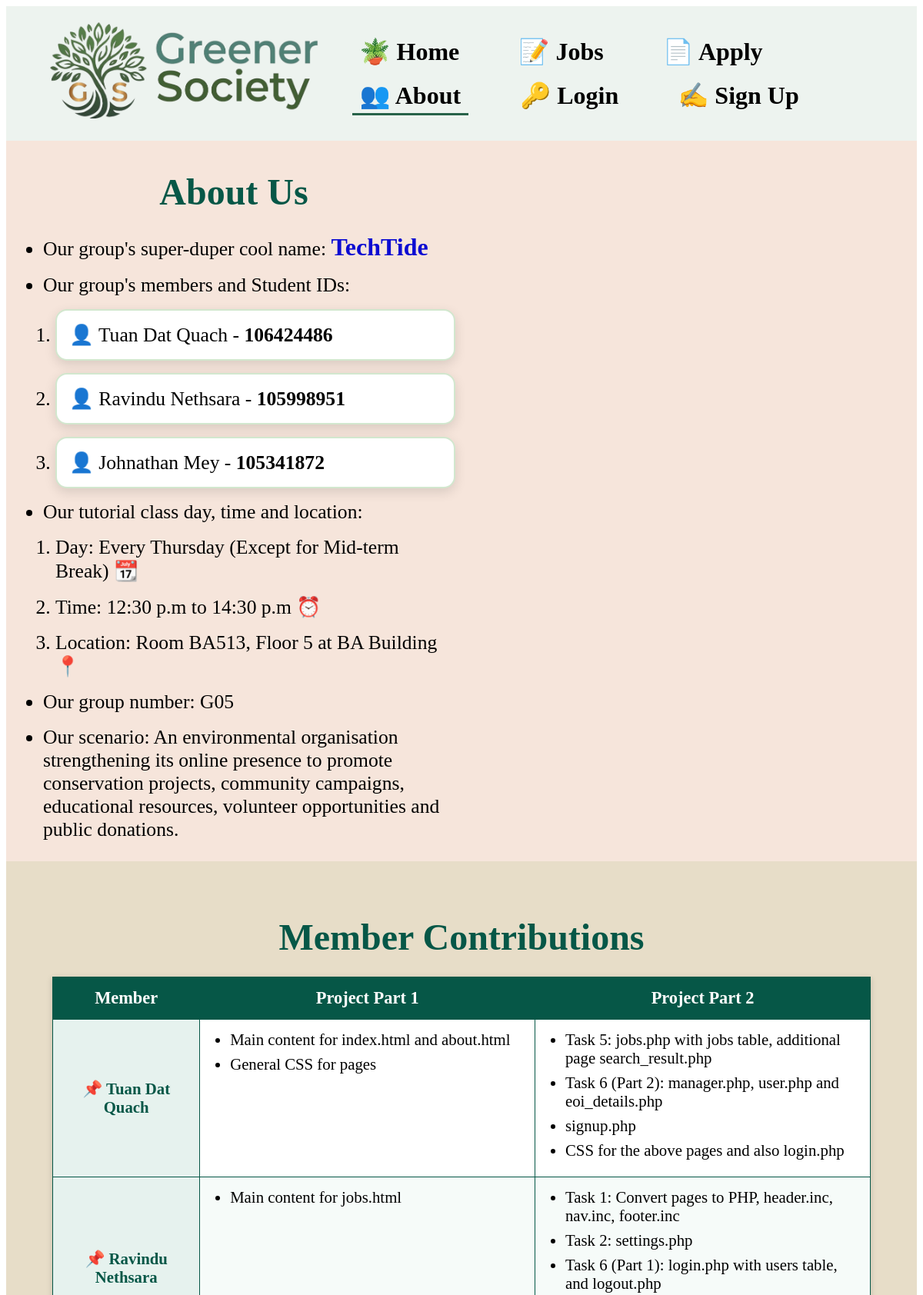
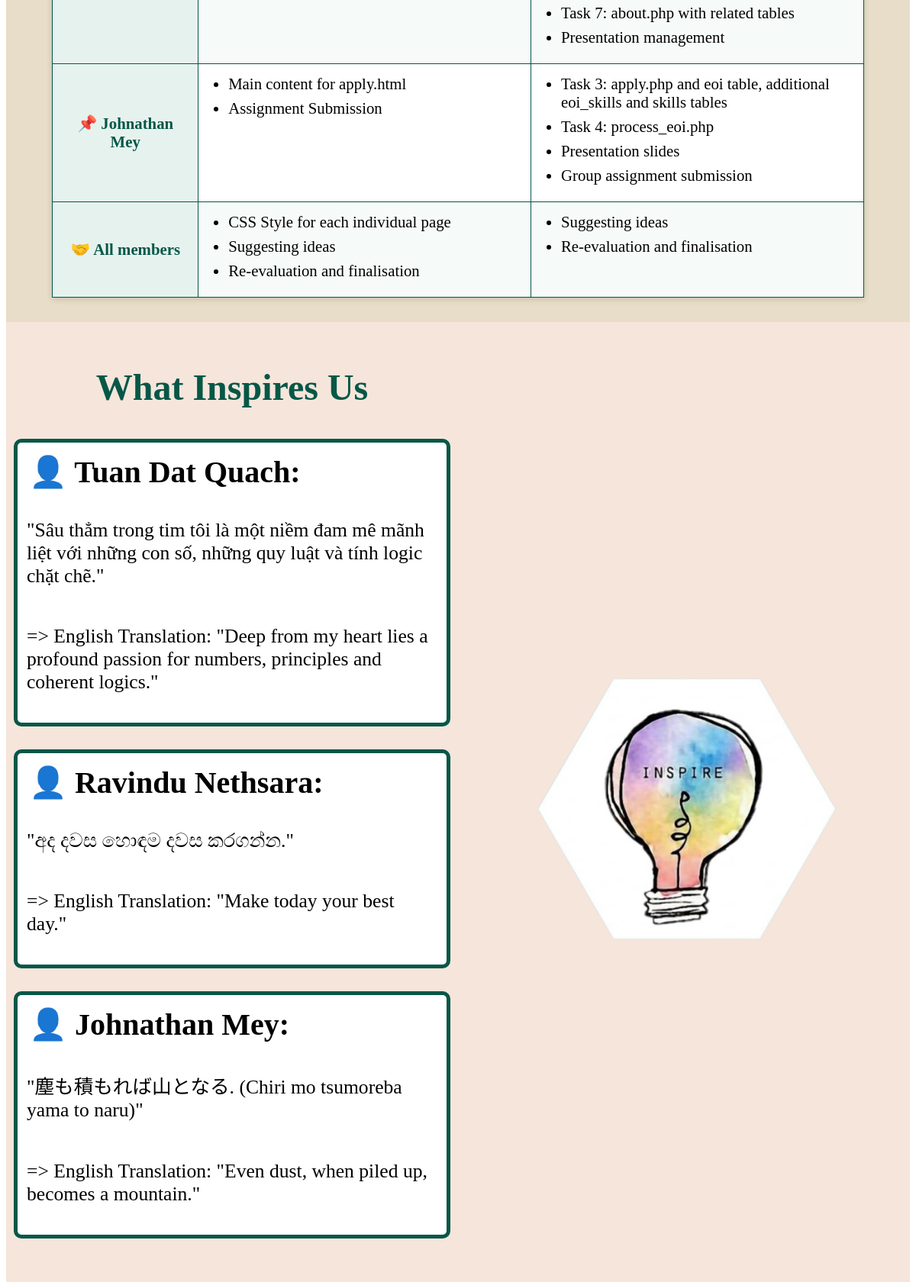
Page /about.php (upper part) on the committed database (2 pictures, top to bottom).
### tables this page shows
CREATE TABLE `group_details` (
  `id` int(11) NOT NULL,
  `group_name` varchar(50) NOT NULL,
  `tutorial_day` varchar(100) NOT NULL,
  `tutorial_time` varchar(50) NOT NULL,
  `tutorial_location` varchar(100) NOT NULL,
  `group_number` varchar(10) NOT NULL,
  `scenario` text NOT NULL
);

CREATE TABLE `team_members` (
  `id` int(11) NOT NULL,
  `name` varchar(100) NOT NULL,
  `student_id` varchar(30) NOT NULL,
  `quote_original` text NOT NULL,
  `quote_translation` text NOT NULL
);

### about.php (the view, shortened to what this page needs)
<?php
require_once 'settings.php';
function escape_html($text) {
    return htmlspecialchars($text ?? '', ENT_QUOTES, 'UTF-8');
}
function build_task_list_html($tasks_by_project, $project_number) {
    $list_html = '<ul>';
    foreach ($tasks_by_project[$project_number] as $task_description) {
        $list_html .= '<li>' . escape_html($task_description) . '</li>';
    }
    return $list_html . '</ul>';
}
$group_details = [];
$group_query_result = mysqli_query($conn, "SELECT * FROM group_details LIMIT 1");
if ($group_query_result) {
    $group_details = mysqli_fetch_assoc($group_query_result) ?: [];
}
$team_members = [];
$members_query_result = mysqli_query($conn, "SELECT id, name, student_id, quote_original, quote_translation FROM team_members ORDER BY id ASC");
while ($members_query_result && $member_row = mysqli_fetch_assoc($members_query_result)) {
    $team_members[] = $member_row;
}
$contributions_by_member = [];
$contributions_query_result = mysqli_query($conn, "SELECT member_id, project, task FROM member_contributions ORDER BY project, id");
while ($contributions_query_result && $contribution_row = mysqli_fetch_assoc($contributions_query_result)) {
    $contributions_by_member[$contribution_row['member_id']][$contribution_row['project']][] = $contribution_row['task'];
}
$shared_tasks_by_project = [];
$shared_query_result = mysqli_query($conn, "SELECT project, task FROM shared_tasks ORDER BY project, id");
while ($shared_query_result && $shared_task_row = mysqli_fetch_assoc($shared_query_result)) {
    $shared_tasks_by_project[$shared_task_row['project']][] = $shared_task_row['task'];
}
?>
<!DOCTYPE html>
<html lang="en">
<head>
    <link rel="stylesheet" href="styles/styles.css">
    <link rel="stylesheet" href="https://cdnjs.cloudflare.com/ajax/libs/font-awesome/6.5.1/css/all.min.css">
</head>
<body class="about-page">
<?php include 'header.inc'; ?>
        <main>
            <section class="about-us" aria-labelledby="section-title1">
                <div class="about-group">
                <h1 class="about-titles" id="section-title1">  About Us </h1>
                <ul>
                    <li> Our group's super-duper cool name: <strong id="epic-name"> <?= escape_html($group_details['group_name'] ?? '') ?> </strong> </li>
                    <li> Our group's members and Student IDs:
                        <ol class="student-id">
                            <?php foreach ($team_members as $member): ?>
                            <li> <span aria-hidden="true"> 👤 </span> <?= escape_html($member['name']) ?> - <strong> <?= escape_html($member['student_id']) ?> </strong> </li>
                            <?php endforeach; ?>
                        </ol>
                    </li>
                    <li> Our tutorial class day, time and location:
                        <ol>
                            <li> Day: <?= escape_html($group_details['tutorial_day'] ?? '') ?> <span aria-hidden="true"> 📆 </span> </li>
                            <li> Time: <?= escape_html($group_details['tutorial_time'] ?? '') ?> <span aria-hidden="true"> ⏰ </span> </li>
                            <li> Location: <?= escape_html($group_details['tutorial_location'] ?? '') ?> <span aria-hidden="true"> 📍 </span> </li>
                        </ol>
                    </li>
                    <li> Our group number: <?= escape_html($group_details['group_number'] ?? '') ?> </li>
                    <li> Our scenario: <?= escape_html($group_details['scenario'] ?? '') ?> </li>
                </ul>
                </div>
            </section>
            <section class="member-contributions" aria-labelledby="section-title2">
                <h2 class="about-titles" id="section-title2"> Member Contributions </h2>
                <table class="contribution-table">
                    <thead>
                        <tr>
                            <th scope="col" class="table-header"> Member </th>
                            <th scope="col" class="table-header"> Project Part 1 </th>
                            <th scope="col" class="table-header"> Project Part 2 </th>
                        </tr>
                    </thead>
                    <tbody>
                        <?php foreach ($team_members as $member): ?>
                        <tr>
                            <th scope="row"> <span aria-hidden="true"> 📌 </span> <?= escape_html($member['name']) ?> </th>
                            <td> <?= build_task_list_html($contributions_by_member[$member['id']] ?? [], 1) ?> </td>
                            <td> <?= build_task_list_html($contributions_by_member[$member['id']] ?? [], 2) ?> </td>
                        </tr>
                        <?php endforeach; ?>
                        <tr>
                            <th scope="row"> <span aria-hidden="true"> 🤝 </span> All members </th>
                            <td> <?= build_task_list_html($shared_tasks_by_project, 1) ?> </td>
                            <td> <?= build_task_list_html($shared_tasks_by_project, 2) ?> </td>
                        </tr>
                    </tbody>
                </table>
            </section>
            <br>
            <section class="individual-quotes" aria-labelledby="section-title3">
                <div class="inspiration">
                <h2 class="about-titles" id="section-title3"> What Inspires Us </h2>
                <br>
                    <?php foreach ($team_members as $member): ?>
                    <div class="quote">
                    <h3 class="member-name2"> <span aria-hidden="true"> 👤 </span> <?= escape_html($member['name']) ?>: </h3>
                    <p> "<?= escape_html($member['quote_original']) ?>" </p>
                    <p> => English Translation: "<?= escape_html($member['quote_translation']) ?>" </p>
                    </div>
                    <br>
                    <?php endforeach; ?>
                    <br>
                </div>
                <div class="inspirative-image">
                <figure>
                    <img src="Images/description_image4.png" alt="description image for inspiration">
                </figure>
                </div>
            </section>
        </main>
        <?php include 'footer.inc'; ?>
</body>
</html>

### styles/styles.css (style rules this page uses)
body { font-family: 'Times New Roman', Arial, sans-serif; }
main { background-color: #f6e5db; }
.about-us { display: grid; grid-template-columns: repeat(2,1fr); align-items: center; }
.about-group { font-size: 1.6rem; margin-left: 0.5rem; margin-right: 0.5rem; }
.about-group ol { margin: 0; padding-left: 1rem; }
.about-group ul li { margin-top: 1rem; }
.student-id li { background: white; padding: 1rem 1rem; border-radius: 15px; border: 2px solid #d2e7ce; box-shadow: 0 5px 15px rgba(0, 0, 0, 0.12); }
#epic-name { color:#0C0CD2; font-size: 2rem; }
.individual-quotes { display: grid; grid-template-columns: repeat(2,1fr); align-items: center; }
.inspiration { font-size: 1.6rem; margin-left: 10px; margin-right: 10px; margin-top: 0px; }
.quote { border: 5px solid #065747; background-color: #ffffff; border-radius: 10px; }
.quote p { padding: 1vw; }
.inspirative-image img { width: 100%; height: auto; }
.member-name2 { font-weight: bold; font-size: 2.5rem; margin: 15px; }
.about-page th { padding: 1rem; background-color: #03e491; border: 2px solid; }
.about-page td, .about-page th:not(.table-header) { padding: 1vw; background-color:rgb(243, 232, 232); border: 2px solid; }
.about-page section.member-contributions { display: block; overflow-x: auto; padding: 2rem 5vw; background-color: #E7DDC8; }
.about-page section.member-contributions .about-titles { text-align: center; margin-bottom: 1.5rem; }
.about-page .contribution-table { width: 100%; max-width: 1200px; min-width: 700px; margin: 0 auto; border-collapse: collapse; background: #ffffff; font-size: 1.3rem; box-shadow: 0 2px 8px rgba(0, 0, 0, 0.15); }
.about-page .contribution-table th, .about-page .contribution-table td { border: 1px solid #065747; padding: 14px 18px; text-align: left; vertical-align: top; cursor: default; }
.about-page .contribution-table thead th { background: #065747; color: #ffffff; font-size: 1.4rem; text-align: center; }
.about-page .contribution-table tbody th { background: #e6f2ee; color: #065747; width: 18%; vertical-align: middle; text-align: center; }
.about-page .contribution-table td { width: 41%; background: #ffffff; }
.about-page .contribution-table tbody tr:nth-child(even) td { background: #f6fbf9; }
.about-page .contribution-table ul { margin: 0; padding-left: 1.3rem; }
.about-page .contribution-table li { margin-bottom: 8px; }

### about.php (style rules this page uses)
.about-titles { color: #065747; font-size: 3rem; text-align: center; margin-bottom: 10px; }

### rows in the picture
group_details: group_name "TechTide", tutorial_day "Every Thursday (Except for Mid-term Break)", tutorial_time "12:30 p.m to 14:30 p.m", tutorial_location "Room BA513, Floor 5 at BA Building", group_number "G05", scenario "An environmental organisation strengthening its online presence to promote conservation projects, community campaigns, educational resources, volunteer opportunities and public donations."
team_members: name "Tuan Dat Quach", student "106424486", task_description "Main content for index.html and about.html", task_description "General CSS for pages", task_description "Task 5: jobs.php with jobs table, additional page search_result.php", task_description "Task 6 (Part 2): manager.php, user.php and eoi_details.php", task_description "signup.php", task_description "CSS for the above pages and also login.php", quote_original "Sâu thẳm trong tim tôi là một niềm đam mê mãnh liệt với những con số, những quy luật và tính logic chặt chẽ.", quote_translation "Deep from my heart lies a profound passion for numbers, principles and coherent logics."
team_members: name "Ravindu Nethsara", student "105998951", task_description "Main content for jobs.html", task_description "Task 1: Convert pages to PHP, header.inc, nav.inc, footer.inc", task_description "Task 2: settings.php", task_description "Task 6 (Part 1): login.php with users table, and logout.php", task_description "Task 7: about.php with related tables", task_description "Presentation management", quote_original "අද දවස හොඳම දවස කරගන්න.", quote_translation "Make today your best day."
team_members: name "Johnathan Mey", student "105341872", task_description "Main content for apply.html", task_description "Assignment Submission", task_description "Task 3: apply.php and eoi table, additional eoi_skills and skills tables", task_description "Task 4: process_eoi.php", task_description "Presentation slides", task_description "Group assignment submission", quote_original "塵も積もれば山となる. (Chiri mo tsumoreba yama to naru)", quote_translation "Even dust, when piled up, becomes a mountain."

### other values in the picture
escape_html($task_description) "CSS Style for each individual page"
escape_html($task_description) "Suggesting ideas"
escape_html($task_description) "Re-evaluation and finalisation"
